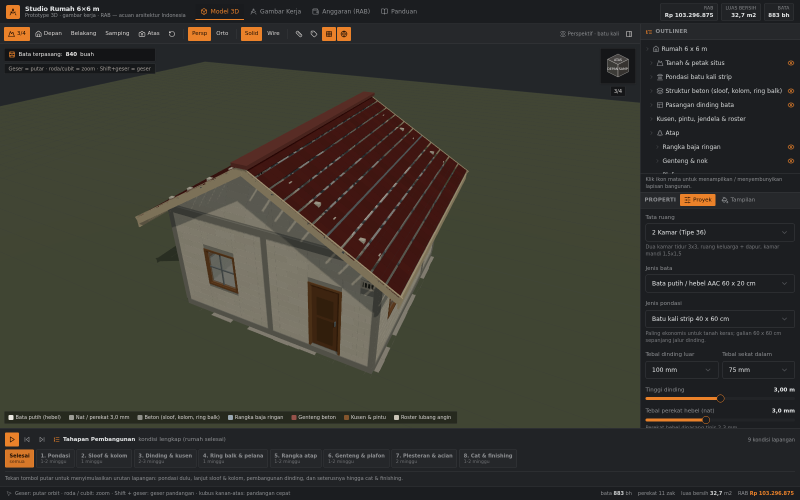
#> input picture audit/28-default-v4.png, 1600 x 1000 px, found by its file name (shown at 1/2 size)
$ python analyze-specks.py
#> lines starting #> are read from the running program, lines starting #| are printed output that depends on the picture
#!/usr/bin/env python3
"""Analisis piksel area atap: cari bintik putih/cerah dan klasifikasi warnanya."""
from PIL import Image
import sys

img = Image.open(sys.argv[1] if len(sys.argv) > 1 else "audit/28-default-v4.png").convert("RGB")
#> img is the input picture: PIL image 1600x1000 RGB; mean R, G, B 56.3, 55.6, 47.7
w, h = img.size
#> w = 1600; h = 1000
print(f"ukuran: {w}x{h}")
#| ukuran: 1600x1000

# kanvas 3D ada di area tengah (antara topbar ~48px dan timeline); asumsikan kanvas lebar penuh
# Ambil area atap: sekitar sepertiga atas-tengah kanvas
crop = img.crop((0, 60, w, int(h * 0.55)))
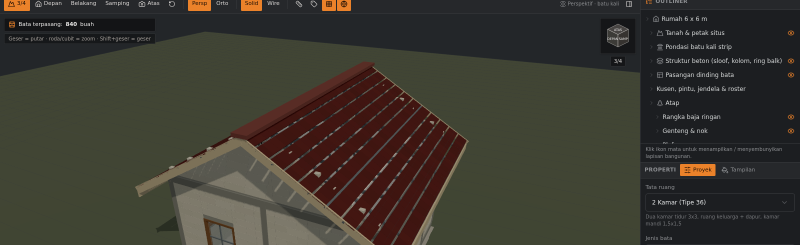
#> crop: PIL image 1600x490 RGB (shown at 1/2 size); mean R, G, B 59, 56, 47.5
px = list(crop.getdata())
#> px = 784000 items
n = len(px)
#> n = 784000
print(f"crop: {crop.size}, {n} px")
#| crop: (1600, 490), 784000 px

# klasifikasi
white = [(i % crop.size[0], i // crop.size[0]) for i, (r, g, b) in enumerate(px) if r > 225 and g > 225 and b > 225]
#> white = 88 pairs, first value 39 to 1404, second value 44 to 408
bright = [(r, g, b) for (r, g, b) in px if r > 200 and g > 170 and b > 170 and abs(r - g) < 60]
#> bright = 935 items, first 6: (204, 203, 201), (208, 205, 203), (211, 208, 206), (211, 208, 206), (209, 206, 204), (209, 207, 205)
tile_red = sum(1 for r, g, b in px if r > 100 and r > g + 30 and r > b + 30)
#> tile_red = 6044
sky_dark = sum(1 for r, g, b in px if r < 80 and g < 80 and b < 80)
#> sky_dark = 700427

print(f"piksel sangat putih (r,g,b>225): {len(white)} ({len(white)/n*100:.3f}%)")
#| piksel sangat putih (r,g,b>225): 88 (0.011%)
print(f"piksel terang kekuningan/cerah: {len(bright)} ({len(bright)/n*100:.2f}%)")
#| piksel terang kekuningan/cerah: 935 (0.12%)
print(f"merah genteng: {tile_red/n*100:.1f}% | gelap background: {sky_dark/n*100:.1f}%")
#| merah genteng: 0.8% | gelap background: 89.3%
if white:
    xs = [p[0] for p in white]; ys = [p[1] for p in white]
#> after `xs = [p[0] for p in white]`: xs = 88 values, max 1404 at index 61, min 39 at index 15, mean 607.8
#> after `ys = [p[1] for p in white]`: ys = 88 values from 44 to 408
    print(f"area bintik putih: x {min(xs)}-{max(xs)}, y {min(ys)}-{max(ys)}, jumlah {len(white)}")
#| area bintik putih: x 39-1404, y 44-408, jumlah 88
    # sampel warna sekitar bintik pertama
    x0, y0 = white[0]
#> x0 = 143; y0 = 44
    print("sampel sekitar bintik pertama:")
    for dy in (-2, 0, 2):
        row = []
        for dx in (-6, -3, 0, 3, 6):
            x, y = min(max(x0 + dx, 0), crop.size[0] - 1), min(max(y0 + dy, 0), crop.size[1] - 1)
            row.append(crop.getpixel((x, y)))
        print(" ", row)
if bright:
    from collections import Counter
    c = Counter(bright).most_common(6)
#> c = [((207, 210, 210), 305), ((214, 211, 209), 67), ((205, 207, 207), 55), ((231, 229, 228), 52), ((201, 203, 204), 37), ((227, 229, 230), 33)]
    print("warna terang dominan:", [(f"#{r:02x}{g:02x}{b:02x}", n_) for (r, g, b), n_ in c])
#| warna terang dominan: [('#cfd2d2', 305), ('#d6d3d1', 67), ('#cdcfcf', 55), ('#e7e5e4', 52), ('#c9cbcc', 37), ('#e3e5e6', 33)]
